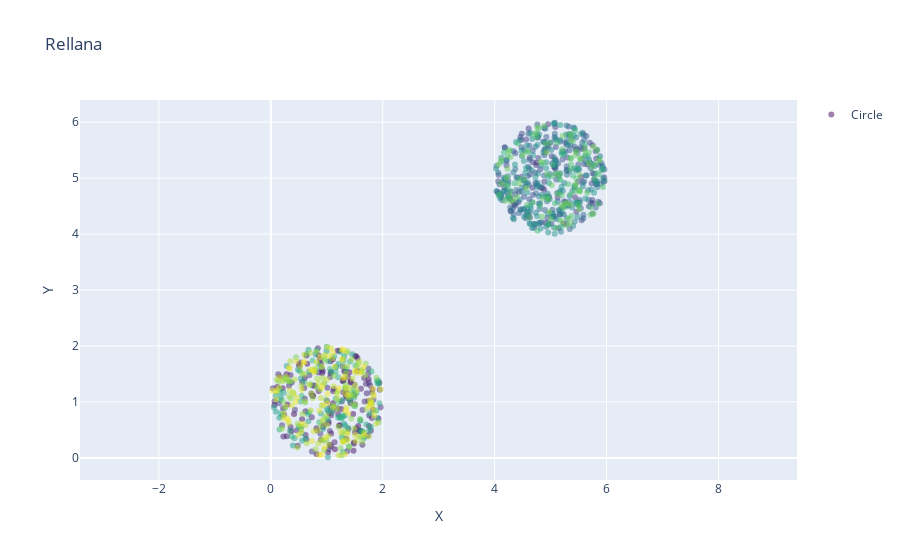

The cell this chart's notebook holds for it:
### Code cell
# rellana twin moons
def f_rellana(x):
    x, y = x
    center_x, center_y = 1, 1  
    radius = 1  


    # center_x2, center_y2 = 2, 0

    center_x2, center_y2 = 5, 5

    if (x - center_x) ** 2 + (y - center_y) ** 2 <= radius ** 2:
        return 1  
    
    if (x - center_x2) ** 2 + (y - center_y2) ** 2 <= radius ** 2:
        return 1
    return 0  

seed = [0,0]
std = 1
burn_in_ITERATION = 10
lag = 1000
max_ITERATION = int(1e6)
XS, YS = metro_sample(f_rellana, seed, std, burn_in_ITERATION, lag, max_ITERATION).T
plot2d(XS, YS, "Rellana")

### Figure 1 — Plotly figure (JSON) as saved in the notebook; plotly's stock layout.template omitted (floating-point values rounded to 4 significant figures; data arrays with more than 128 entries replaced by an {"elided": "..."} marker saying what was removed)
{"data": [{"marker": {"color": {"elided": "999 float values"}, "colorscale": [[0, "#440154"], [0.1111, "#482878"], [0.2222, "#3e4989"], [0.3333, "#31688e"], [0.4444, "#26828e"], [0.5556, "#1f9e89"], [0.6667, "#35b779"], [0.7778, "#6ece58"], [0.8889, "#b5de2b"], [1, "#fde725"]], "opacity": 0.5}, "mode": "markers", "name": "Circle", "type": "scatter", "x": {"elided": "999 float values"}, "y": {"elided": "999 float values"}}], "layout": {"showlegend": true, "title": {"text": "Rellana"}, "xaxis": {"scaleanchor": "y", "title": {"text": "X"}}, "yaxis": {"scaleanchor": "x", "title": {"text": "Y"}}}}
